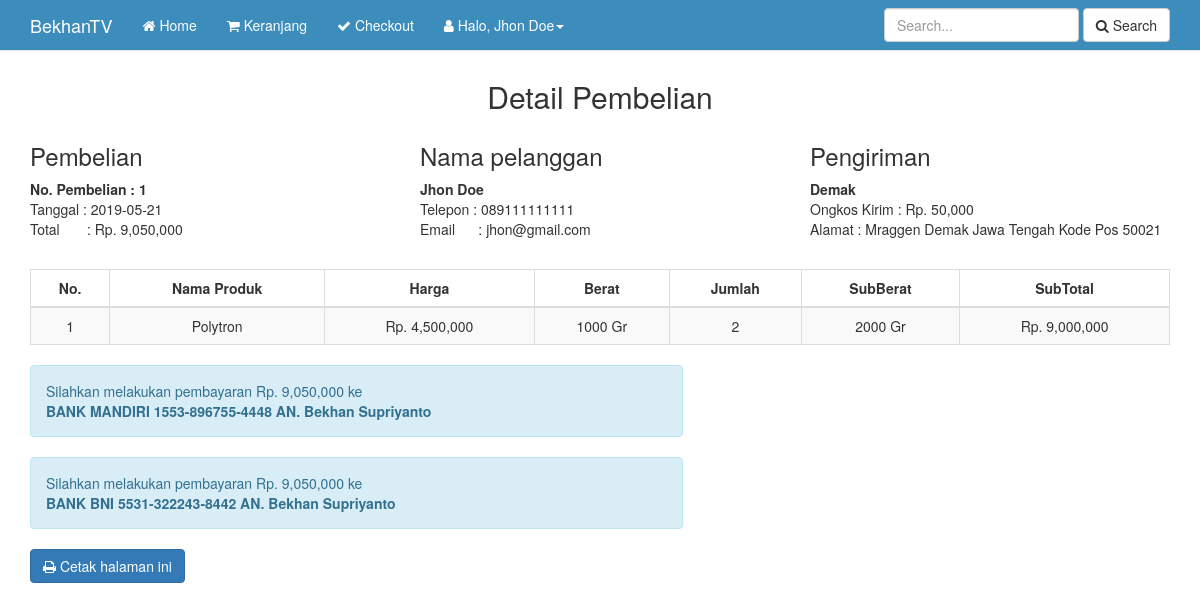
The page /nota.php?id=1 (signed in) on the database its author committed.
### tables this page shows
CREATE TABLE `pembelian` (
  `id_pembelian` int(11) NOT NULL,
  `id_pelanggan` int(11) NOT NULL,
  `id_ongkir` int(5) NOT NULL,
  `tanggal_pembelian` date NOT NULL,
  `total_pembelian` int(11) NOT NULL,
  `nama_kota` varchar(100) NOT NULL,
  `tarif` int(11) NOT NULL,
  `alamat_pengiriman` text NOT NULL,
  `status_pembelian` varchar(100) NOT NULL DEFAULT 'Pending',
  `resi_pengiriman` varchar(50) NOT NULL
);

CREATE TABLE `pelanggan` (
  `id_pelanggan` int(11) NOT NULL,
  `email_pelanggan` varchar(100) NOT NULL,
  `password_pelanggan` varchar(50) NOT NULL,
  `nama_pelanggan` varchar(100) NOT NULL,
  `telepon_pelanggan` varchar(20) NOT NULL,
  `alamat_pelanggan` text NOT NULL
);

CREATE TABLE `pembelian_produk` (
  `id_pembelian_produk` int(11) NOT NULL,
  `id_pembelian` int(11) NOT NULL,
  `id_produk` int(11) NOT NULL,
  `jumlah` int(11) NOT NULL,
  `nama` varchar(100) NOT NULL,
  `harga` int(11) NOT NULL,
  `berat` int(11) NOT NULL,
  `subberat` int(11) NOT NULL,
  `subharga` int(11) NOT NULL
);

### nota.php (the view, shortened to what this page needs)
<?php
    include 'koneksi.php';
?>
<!DOCTYPE html>
<html lang="en">
<head>
    <link rel="stylesheet" href="admin/assets/bower_components/bootstrap/dist/css/bootstrap.min.css">
    <link rel="stylesheet" href="admin/assets/bower_components/font-awesome-4.7.0/css/font-awesome.min.css">
    <link rel="stylesheet" href="assets/menu.css">
</head>
<body>
    <?php include 'menu.php'; ?>
    <section class="konten">
        <div class="container">
            <h2 class="text-center">Detail Pembelian</h2>
            <?php
                $ambil = $koneksi->query("SELECT * FROM pembelian JOIN pelanggan ON pembelian.id_pelanggan = pelanggan.id_pelanggan WHERE pembelian.id_pembelian = '$_GET[id]' ");
                $detail = $ambil->fetch_assoc();
            ?>
            <div class="row">
                <div class="col-md-4">
                    <h3>Pembelian</h3>
                    <strong>No. Pembelian : <?=$detail['id_pembelian']; ?></strong> <br>
                    <p>
                        Tanggal : <?=$detail['tanggal_pembelian']; ?> <br>
                        Total &nbsp;&nbsp;&nbsp;&nbsp;&nbsp; : Rp. <?=number_format($detail['total_pembelian']); ?>
                    </p>
                </div>
                <div class="col-md-4">
                    <h3>Nama pelanggan</h3>
                    <strong><?=$detail['nama_pelanggan']; ?></strong> <br>
                    <p>
                        Telepon : <?=$detail['telepon_pelanggan']; ?> <br>
                        Email &nbsp;&nbsp;&nbsp;&nbsp; : <?=$detail['email_pelanggan']; ?>
                    </p>
                </div>
                <div class="col-md-4">
                    <h3>Pengiriman</h3>
                    <strong><?=$detail['nama_kota']; ?></strong> <br>
                    Ongkos Kirim : Rp. <?=number_format($detail['tarif']); ?> <br>
                    Alamat : <?=$detail['alamat_pengiriman']; ?>
                </div>
            </div>
            <br>
            <div class="table-responsive">
                <table class="table table-bordered table-striped text-center">
                    <thead>
                        <tr>
                            <th class="text-center">No.</th>
                            <th class="text-center">Nama Produk</th>
                            <th class="text-center">Harga</th>
                            <th class="text-center">Berat</th>
                            <th class="text-center">Jumlah</th>
                            <th class="text-center">SubBerat</th>
                            <th class="text-center">SubTotal</th>
                        </tr>
                    </thead>
                    <tbody>
                        <?php $no = 1; ?>
                        <?php $ambil = $koneksi->query("SELECT * FROM pembelian_produk WHERE id_pembelian = '$_GET[id]' "); ?>
                        <?php while($pecah = $ambil->fetch_assoc()) { ?>
                        <tr>
                            <td><?=$no; ?></td>
                            <td><?=$pecah['nama']; ?></td>
                            <td>Rp. <?=number_format($pecah['harga']); ?></td>
                            <td><?=$pecah['berat']; ?> Gr</td>
                            <td><?=$pecah['jumlah']; ?></td>
                            <td><?=$pecah['subberat']; ?> Gr</td>
                            <td>Rp. <?=number_format($pecah['subharga']); ?></td>
                        </tr>
                        <?php $no++; ?>
                        <?php } ?>
                    </tbody>
                </table>
            </div>
            <div class="row">
                <div class="col-md-7">
                    <div class="alert alert-info">
                        <p>
                            Silahkan melakukan pembayaran Rp. <?=number_format($detail['total_pembelian']); ?> ke <br>
                            <strong>BANK MANDIRI 1553-896755-4448 AN. Bekhan Supriyanto</strong>
                        </p>
                    </div>
                    <div class="alert alert-info">
                        <p>
                            Silahkan melakukan pembayaran Rp. <?=number_format($detail['total_pembelian']); ?> ke <br>
                            <strong>BANK BNI 5531-322243-8442 AN. Bekhan Supriyanto</strong>
                        </p>
                    </div>
                </div>
            </div>
            <a href='javascript:if(window.print)window.print()'>
                <button type="button" class="btn btn-primary"><i class="fa fa-print"></i> Cetak halaman ini</button>
            </a>
        </div>
    </section>
</body>
</html>

### rows shown on the page
pembelian: id_pembelian "1", tanggal_pembelian "2019-05-21", total_pembelian "9,050,000", id_pelanggan.nama_pelanggan "Jhon Doe", id_pelanggan.telepon_pelanggan "089111111111", id_pelanggan.email_pelanggan "jhon@gmail.com", nama_kota "Demak", tarif "50,000", alamat_pengiriman "Mraggen Demak Jawa Tengah Kode Pos 50021"
pembelian_produk: nama "Polytron", harga "4,500,000", berat "1000", jumlah "2", subberat "2000", subharga "9,000,000"

### other values the page prints
$_SESSION['pelanggan']['nama_pelanggan'] "Jhon Doe"
